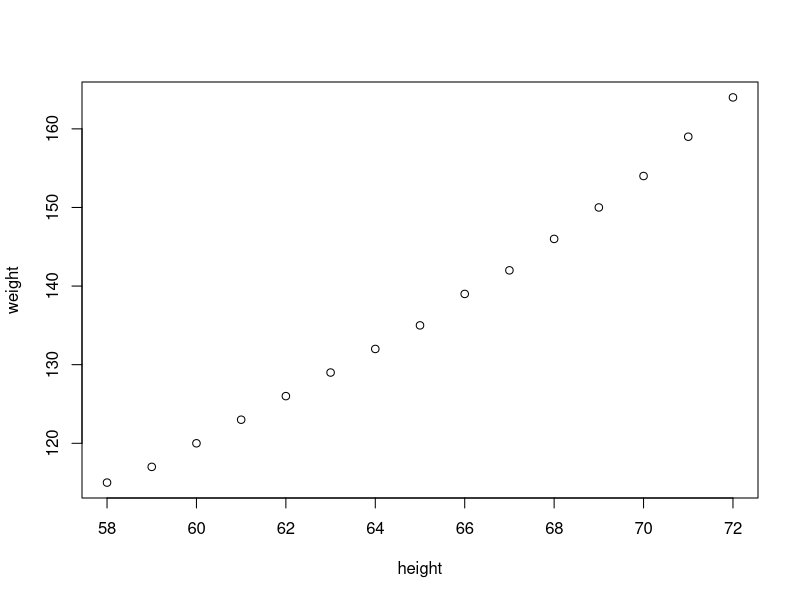
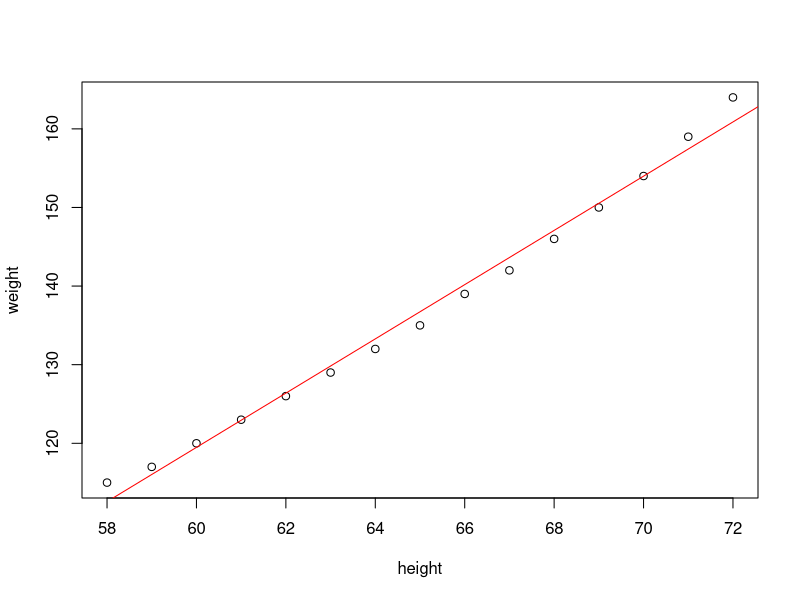
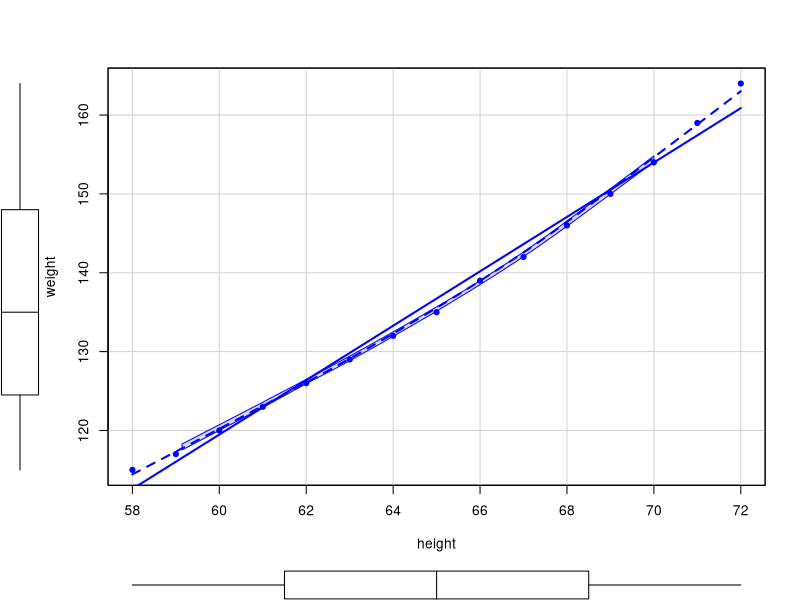
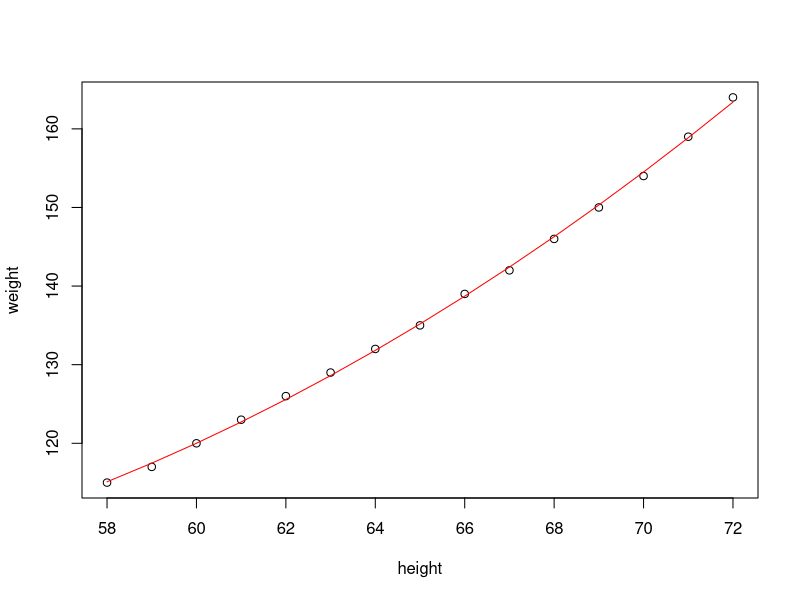
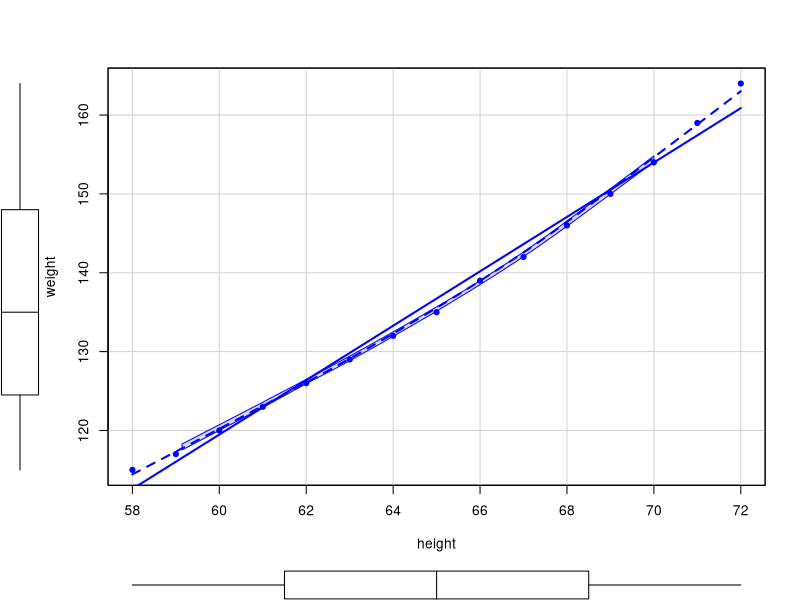

These figures' R source, in order:
# 단순선형회귀분석 / 다항회귀분석

?women # {datasets} : 30대 여성 15명의 키와 몸무게 조사

# 분석목적: 
#  (1) 키와 몸무게 사이의 연관성 분석
#  (2) 키로부터 몸무게 예측 

# 1. 독립과 종속변수의 선정
#  (1) 독립변수: 키(height)
#  (2) 종속변수: 몸무게(weight)

attach(women)

table(height) # 58~72
table(weight) # 115~164
# 둘 다 연속형변수

# 산점도 - 변수 간 선형적 관계가 있는지 확인.
plot(height, weight)  # 정상관관계가 있는 것으로 보임.
# 상관분석 시, 상관의 정도를 확인 가능하다.
# 키가 몸무게에 어떤 영향을 주는지 인과관계확인하자

# ********단순선형회귀분석**************
# 선형 모델을 만드는 함수 lm() -> fitting 하는 함수 {stats}
# H0 : 모회귀계수 β=0이다.
fit <- lm(formula = weight ~ height, data = women)
fit
# Call:
#   lm(formula = weight ~ height, data = women)
# 
# Coefficients:                 : 회귀계수
#   (Intercept)       height    : Intercept(절편) / height(독립변수)
#        -87.52         3.45    : α               / β (회귀계수)
# 
# 표본에서 얻는, 추정회귀방정식: 
#   weight = -87.52 + 3.45height  (yi^ = a + bxi) 
#   사람의 몸무게는 0이 될 수 없음.
#   이와같이 독립변수가 0을 가질 수 없을 때, intercept는 설명하지 않는다.
#   - b : =X가 한 단위씩 변화될 때만큼, Y값이 변하는 양을 나타낸/결정하는 것
#   키가 한 단위씩 증가할 때마다, 몸무게는 "평균적으로" 3.45lbs정도 증가한다.

names(fit)
# [1] "coefficients"  "residuals"     "effects"       "rank"          "fitted.values"
# [6] "assign"        "qr"            "df.residual"   "xlevels"       "call"         
# [11] "terms"         "model"  


summary(fit)
# 
# Call:
#   lm(formula = weight ~ height, data = women)
# 
# Residuals:
#   Min      1Q  Median      3Q     Max 
# -1.7333 -1.1333 -0.3833  0.7417  3.1167 
# 
# Coefficients:  ****회귀계수에 대한 유의성 검정****
#               Estimate Std. Error t value           Pr(>|t|)    
# (Intercept) -87.51667    5.93694  -14.74 0.0000000017110819 ***
# height        3.45000    0.09114   37.85 0.0000000000000109 ***
#   ---
#   Signif. codes:  0 ‘***’ 0.001 ‘**’ 0.01 ‘*’ 0.05 ‘.’ 0.1 ‘ ’ 1
# 
# Residual standard error: 1.525 on 13 degrees of freedom
# Multiple R-squared:  0.991,	Adjusted R-squared:  0.9903 
#         ****회귀분석에 대한 유의성 검정****
# F-statistic:  1433 on 1 and 13 DF,  p-value: 0.00000000000001091

# 1. 회귀분석에 대한 유의성 검정
#   - 회귀분석 결과는 통계적으로 유의미하다.
# 2. 회귀계수에 대한 유의성 검정
#   - 고도로 유의하므로 대립가설 채택: 모회귀계수는 0이 아니다.
#   - 추정된, 절편과 기울기가 통계적으로 유의미하다.
# - R제곱: R은 상관계수, R제곱은 "결정계수"
#   -  Multiple R-squared : 회귀선이 x-y의 데이터의 분산을 99.1% 정도로
#                           설명가능할 정도로 정확하게 나왔다.
#   - Adjusted R-squared : 상관계수의 제곱인, 결정계수(상관강도를 보여줌)! 
#                           상관계수로부터 얻어진 값! 
#                           99.03이므로, 거의 완전한 정상관 관계임.
#   - 분산의 설명정도가 클수록, 좋은 모형이 만들어졌다.
#   - 분산의 설명정도가 작다면, 회귀모형을 바꾸는 것이 좋음.
#             독립변수 추가하거나 polynomial로 바꾸거나.. 
#           -> 반복적인 과정


# 추정회귀방정식 통해 예측된 값.
fitted(fit)         # 1st method
fitted.values(fit)  # 2nd method
fit$fitted.values   # 3rd method
# 1        2        3        4        5        6        7        8        9 
# 112.5833 116.0333 119.4833 122.9333 126.3833 129.8333 133.2833 136.7333 140.1833 
# 10       11       12       13       14       15 
# 143.6333 147.0833 150.5333 153.9833 157.4333 160.8833 
# 실제값과 예측값의 차이를 "잔차"라고 함.
# 설명력이 99%이므로 비슷함. 잔차가 작은값을 가짐

# 추정(예측)값은, 항상 오차를 포함할 수 있기 때문에,
# 이 오차를 "잔차(residual values)"라 한다.
# 이를 얻어내는 함수는 아래와 같음
residuals(fit)
fit$residuals
#          1           2           3           4           5           6           7 
# 2.41666667  0.96666667  0.51666667  0.06666667 -0.38333333 -0.83333333 -1.28333333 
#          8           9          10          11          12          13          14 
# -1.73333333 -1.18333333 -1.63333333 -1.08333333 -0.53333333  0.01666667  1.56666667 
#         15 
# 3.11666667 

# 회귀계수를 얻어내는 방법
coef(fit)
coefficients(fit)
fit$coefficients
# (Intercept)    height 
# -87.51667     3.45000 

# 원본데이터 
fit$model


# 시각화를 통해, 분석데이터를 얼마나 잘 설명하고 있는지 비교해보자
plot(height, weight)
abline(fit, col='red') # 회귀직선을 그어줌: 회귀선이 데이터를 이정도로 표현하고 있다.


# ------------------------------------------------------
# 약간 벗어났으니까, 곡선적 관계를 가지지 않을까?
# 변량을 더 잘 설명해주는 곡선을 그려보자  <<튜닝>>
#   cf) 1차방정식 => 직선
#   곡선을 그리려면, 차원을 높여야한다.
# *******다항회귀분석(Polynomial Regression)**********


# 다차원 회귀선그리려면 car package 필요
library(car)

dev.off()
# 회귀분석 전에라도, 두 변수간에 가장 적합한
# 회귀선의 모양이 어떤 것이 가장 적합한지 힌트를 제공하는 용도
# 단순 / 다중 / 다항 중 어떤 것 할지 판별해줌.

# 내부적으로 다항회귀분석을 해 적합한 회귀분석을 그려주는 함수
scatterplot(weight ~ height, 
            data=women,
            smoother.args = list(lty=1),  # 평활적합선(smoothing line)
                                            # lty: linetype
            spread = F,
            pch = 19
)
# 실선은, 회귀직선 / 점선은, 다항회귀선 -> 점선 2개이니까 3차다항까지
# -> 적합은, 회귀곡선이 낫고, 제일 왼쪽에 위치한 3차다항회귀선이 가장 적합한다.
# marginal plot: 각 변수의 분포를 보여주는 boxplot을 여백에 그려줌.

# 유의성 검정은 못함. -> 따로 해야 함.
# 회귀계수 알지못하므로, 예측을 못함.
# 직선/곡선이 적합할지 빠르게 판단할 수 있도록 해줌!




# I() : 괄호 안의 표현식을 산술적으로 계산한다는 의미
fit2 <- lm(weight ~ height + I(height^2), data=women)  # I(height^2) : height의 제곱
fit2

# Call:
#   lm(formula = weight ~ height + I(height^2), data = women)
# 
# Coefficients:
# (Intercept)     height    I(height^2)  
# 261.87818     -7.34832      0.08306  
# [추정회귀방정식] weight = 261.87818 - 7.34832*height + 0.08306*height^2

# 유의성검정
summary(fit2)
# 
# Call:
#   lm(formula = weight ~ height + I(height^2), data = women)
# 
# Residuals:  -> 잔차 크기의 범위
#      Min       1Q   Median       3Q      Max 
# -0.50941 -0.29611 -0.00941  0.28615  0.59706 
# 
# Coefficients:
#             Estimate Std. Error t value      Pr(>|t|)    
# (Intercept) 261.87818   25.19677  10.393 0.00000023569 ***
# height       -7.34832    0.77769  -9.449 0.00000065845 ***
# I(height^2)   0.08306    0.00598  13.891 0.00000000932 ***
#   ---
#   Signif. codes:  0 ‘***’ 0.001 ‘**’ 0.01 ‘*’ 0.05 ‘.’ 0.1 ‘ ’ 1
# 
# Residual standard error: 0.3841 on 12 degrees of freedom
# Multiple R-squared:  0.9995,	Adjusted R-squared:  0.9994 
# F-statistic: 1.139e+04 on 2 and 12 DF,  p-value: < 0.00000000000000022

# 1. 회귀분석에 대한 유의성 검정
#   - 회귀분석 결과는 통계적으로 유의미하다.
# 2. 회귀계수에 대한 유의성 검정
#   - 고도로 유의하므로 대립가설 채택: 모회귀계수는 0이 아니다.
#   - 절편과 모든 회귀계수가 통계적으로 유의미하다.
# 결정계수로 보아 회귀모형으로 보아 설명력 good 0.9995
# 


# 시각화를 통해서, 좀 더 튜닝된 회귀모형(즉, 추정회귀방정식)이
# 얼마나 더 좋아졌는지 확인해보자.
plot(height, weight)
# abline(fit2) # XX : 직선만드는 함수니까 곡선은 못그림
# 곡선그리는 함수 lines(x,y){graphics}
lines(height, fitted(fit2), col='red') # y에 모델로부터 추정된 값을 넣음
# -> 적합화가 더 잘 됨.

# 여기서 튜닝을 마무리하면
# 최종 [추정회귀방정식] 
#     weight = 261.87818 + 
#             (-7.34832) * height + 
#             (0.08306) * height^2
# 키가 한단위씩 증가할 때마다, 몸무게가 평균적으로 -7.34832씩 감소하고
#     한단위씩 제곱단위로 증가할 때마다, 몸무게가 평균적으로 0.08306만큼 증가한다.


#--------------------------------------
# 차원을 하나 더 높인다면?
fit3 <- lm(
  weight ~ height + I(height^2) + I(height^3), 
  data=women
)

fit3
# Call:
#   lm(formula = weight ~ height + I(height^2) + I(height^3), data = women)
# 
# Coefficients:
#   (Intercept)       height  I(height^2)  I(height^3)  
# -896.747633    46.410789    -0.746184     0.004253  

summary(fit3)
# Call:
#   lm(formula = weight ~ height + I(height^2) + I(height^3), data = women)
# 
# Residuals:
#   Min       1Q   Median       3Q      Max 
# -0.40677 -0.17391  0.03091  0.12051  0.42191 
# 
# Coefficients:
#   ```````````  Estimate  Std. Error t value Pr(>|t|)   
# (Intercept) -896.747633  294.574545  -3.044  0.01116 * 
# height        46.410789   13.655353   3.399  0.00594 **
# I(height^2)   -0.746184    0.210521  -3.544  0.00460 **
# I(height^3)    0.004253    0.001079   3.940  0.00231 **
#   ---
#   Signif. codes:  0 ‘***’ 0.001 ‘**’ 0.01 ‘*’ 0.05 ‘.’ 0.1 ‘ ’ 1
# 
# Residual standard error: 0.2583 on 11 degrees of freedom
# Multiple R-squared:  0.9998,	Adjusted R-squared:  0.9997 
# F-statistic: 1.679e+04 on 3 and 11 DF,  p-value: < 0.00000000000000022

# 모형적합, 회귀계수유의성 인정. 설명력 99.98%(-> 마냥 좋은  것아님)


# 다차원 회귀선그리려면 car package 필요
library(car)

dev.off()
# 회귀분석 전에라도, 두 변수간에 가장 적합한
# 회귀선의 모양이 어떤 것이 가장 적합한지 힌트를 제공하는 용도
# 단순 / 다중 / 다항 중 어떤 것 할지 판별해줌.

# 내부적으로 다항회귀분석을 해 적합한 회귀분석을 그려주는 함수
scatterplot(weight ~ height, 
            data=women,
            smoother.args = list(lty=1),  # lty: linetype
            spread = F,
            pch = 19
)
# 실선은, 회귀직선 / 점선은, 다항회귀선 -> 점선 2개이니까 3차다항까지
# -> 적합은, 회귀곡선이 낫고, 제일 왼쪽에 위치한 3차다항회귀선이 가장 적합한다.
# marginal plot: 각 변수의 분포를 보여주는 boxplot을 여백에 그려줌.

# 유의성 검정은 못함. -> 따로 해야 함.
# 회귀계수 알지못하므로, 예측을 못함.
# 직선/곡선이 적합할지 빠르게 판단할 수 있도록 해줌!

detach(women)
